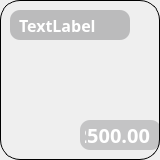
<?xml version="1.0" encoding="UTF-8"?>
<ui version="4.0">
 <class>ProductSelectionButton</class>
 <widget class="QWidget" name="ProductSelectionButton">
  <property name="geometry">
   <rect>
    <x>0</x>
    <y>0</y>
    <width>160</width>
    <height>160</height>
   </rect>
  </property>
  <property name="sizePolicy">
   <sizepolicy hsizetype="Expanding" vsizetype="Expanding">
    <horstretch>0</horstretch>
    <verstretch>0</verstretch>
   </sizepolicy>
  </property>
  <property name="minimumSize">
   <size>
    <width>160</width>
    <height>160</height>
   </size>
  </property>
  <property name="maximumSize">
   <size>
    <width>160</width>
    <height>160</height>
   </size>
  </property>
  <property name="windowTitle">
   <string>Form</string>
  </property>
  <property name="styleSheet">
   <string notr="true">QWidget {
	border-radius: 20px;
}</string>
  </property>
  <widget class="QPushButton" name="button">
   <property name="geometry">
    <rect>
     <x>0</x>
     <y>0</y>
     <width>160</width>
     <height>160</height>
    </rect>
   </property>
   <property name="sizePolicy">
    <sizepolicy hsizetype="Expanding" vsizetype="Expanding">
     <horstretch>0</horstretch>
     <verstretch>0</verstretch>
    </sizepolicy>
   </property>
   <property name="minimumSize">
    <size>
     <width>160</width>
     <height>160</height>
    </size>
   </property>
   <property name="maximumSize">
    <size>
     <width>160</width>
     <height>160</height>
    </size>
   </property>
   <property name="font">
    <font>
     <family>Segoe UI Variable</family>
     <pointsize>15</pointsize>
     <bold>true</bold>
    </font>
   </property>
   <property name="styleSheet">
    <string notr="true">QPushButton {
	border: 0.5px solid black;
	border-radius: 20px;
	padding: 5px;
    background-color: rgba(0, 0, 0, 0); /* Fondo completamente transparente */
	color: white;
}

QPushButton:hover {
  background: qradialgradient(
    spread:pad, 
    cx:0.5, cy:0.5, radius:0.5, 
    fx:0.5, fy:0.5, 
    stop:0 rgba(85, 218, 75, 150), /* Gradiente con canal alfa para transparencia */
    stop:1 rgba(255, 255, 255, 0) /* Completamente transparente en los bordes */
  );
  color: white;                /* Color del texto al pasar el mouse */
}

QPushButton:pressed {
  background: qradialgradient(
    spread:pad, 
    cx:0.5, cy:0.5, radius:0.5, 
    fx:0.5, fy:0.5, 
    stop:0 rgba(85, 218, 75, 150), /* Gradiente con canal alfa para transparencia */
    stop:1 rgba(255, 255, 255, 0) /* Completamente transparente en los bordes */
  );
  color: white;                /* Color del texto al presionar */
}

QPushButton:disabled {
  background-color: rgb(39, 39, 43);     /* Fondo deshabilitado */
  color: #7f8c8d;                /* Color del texto deshabilitado */
}

QPushButton:checked {
  background-color: #27ae60;     /* Fondo cuando está checkable y activado */
  color: #ecf0f1;        
}</string>
   </property>
   <property name="text">
    <string/>
   </property>
  </widget>
  <widget class="QLabel" name="name_label">
   <property name="geometry">
    <rect>
     <x>10</x>
     <y>10</y>
     <width>120</width>
     <height>30</height>
    </rect>
   </property>
   <property name="sizePolicy">
    <sizepolicy hsizetype="Expanding" vsizetype="Expanding">
     <horstretch>0</horstretch>
     <verstretch>0</verstretch>
    </sizepolicy>
   </property>
   <property name="minimumSize">
    <size>
     <width>120</width>
     <height>0</height>
    </size>
   </property>
   <property name="maximumSize">
    <size>
     <width>180</width>
     <height>80</height>
    </size>
   </property>
   <property name="font">
    <font>
     <family>Segoe UI Variable</family>
     <pointsize>12</pointsize>
     <bold>true</bold>
    </font>
   </property>
   <property name="styleSheet">
    <string notr="true">QLabel {
 border:none;
 border-radius: 10px;
 background-color: rgba(18, 18, 23, 60);
 color: white;
 padding-left: 5px;
 padding-right: 5px;
}</string>
   </property>
   <property name="frameShape">
    <enum>QFrame::Shape::NoFrame</enum>
   </property>
   <property name="frameShadow">
    <enum>QFrame::Shadow::Plain</enum>
   </property>
   <property name="text">
    <string>TextLabel</string>
   </property>
   <property name="alignment">
    <set>Qt::AlignmentFlag::AlignLeading|Qt::AlignmentFlag::AlignLeft|Qt::AlignmentFlag::AlignVCenter</set>
   </property>
   <property name="wordWrap">
    <bool>true</bool>
   </property>
  </widget>
  <widget class="QLabel" name="price_label">
   <property name="geometry">
    <rect>
     <x>80</x>
     <y>120</y>
     <width>81</width>
     <height>30</height>
    </rect>
   </property>
   <property name="sizePolicy">
    <sizepolicy hsizetype="Expanding" vsizetype="Expanding">
     <horstretch>0</horstretch>
     <verstretch>0</verstretch>
    </sizepolicy>
   </property>
   <property name="maximumSize">
    <size>
     <width>180</width>
     <height>30</height>
    </size>
   </property>
   <property name="font">
    <font>
     <family>Segoe UI Variable</family>
     <pointsize>15</pointsize>
     <bold>true</bold>
    </font>
   </property>
   <property name="layoutDirection">
    <enum>Qt::LayoutDirection::RightToLeft</enum>
   </property>
   <property name="styleSheet">
    <string notr="true">QLabel {
 border:none;
 border-radius: 10px;
 background-color: rgba(18, 18, 23, 50);
 color: white;
 padding-left: 5px;
 padding-right: 5px;
}</string>
   </property>
   <property name="text">
    <string>2500.00</string>
   </property>
   <property name="alignment">
    <set>Qt::AlignmentFlag::AlignRight|Qt::AlignmentFlag::AlignTrailing|Qt::AlignmentFlag::AlignVCenter</set>
   </property>
  </widget>
 </widget>
 <resources/>
 <connections/>
</ui>
